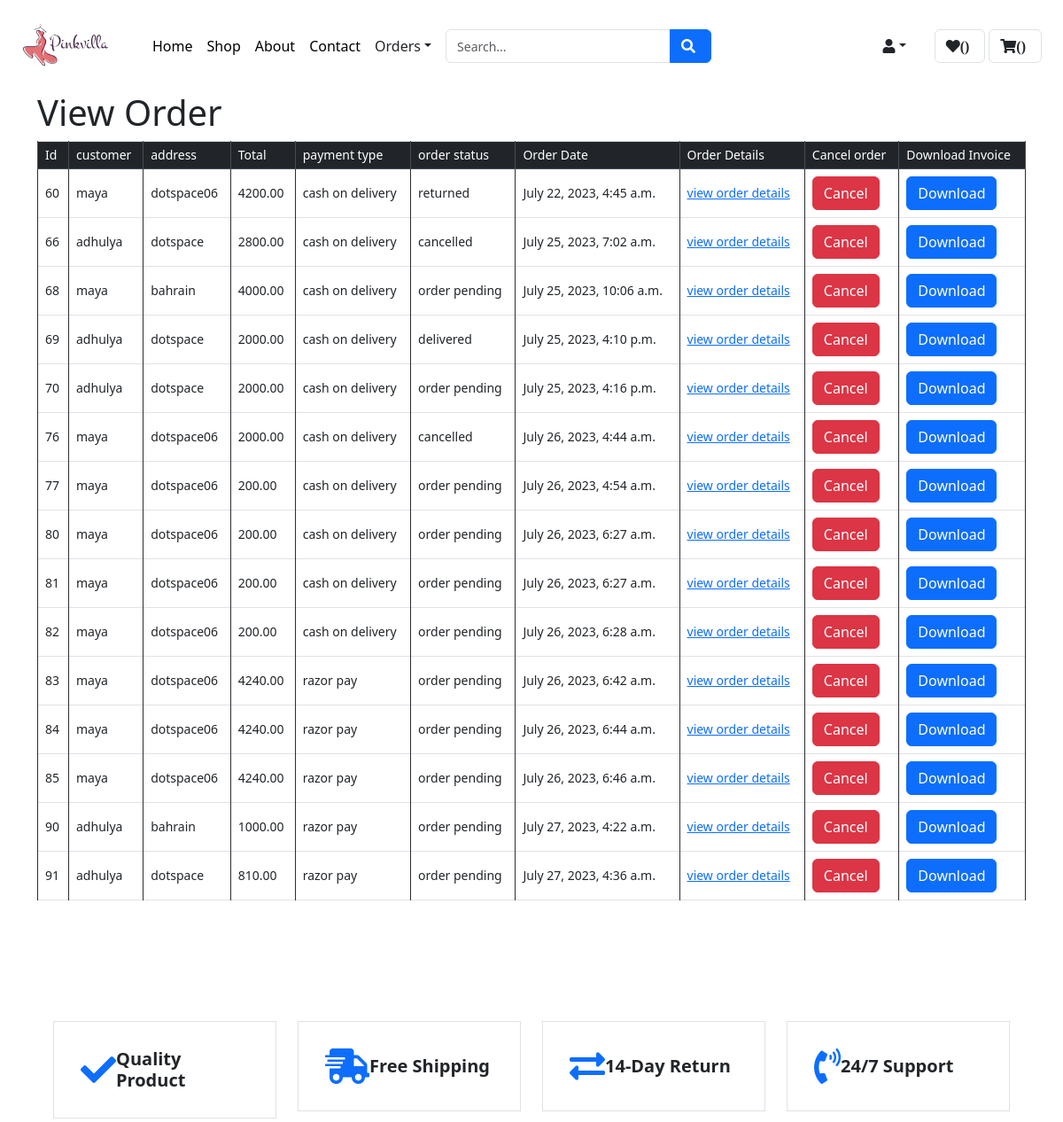
Before: /view_order/ (upper part) with the older database file.
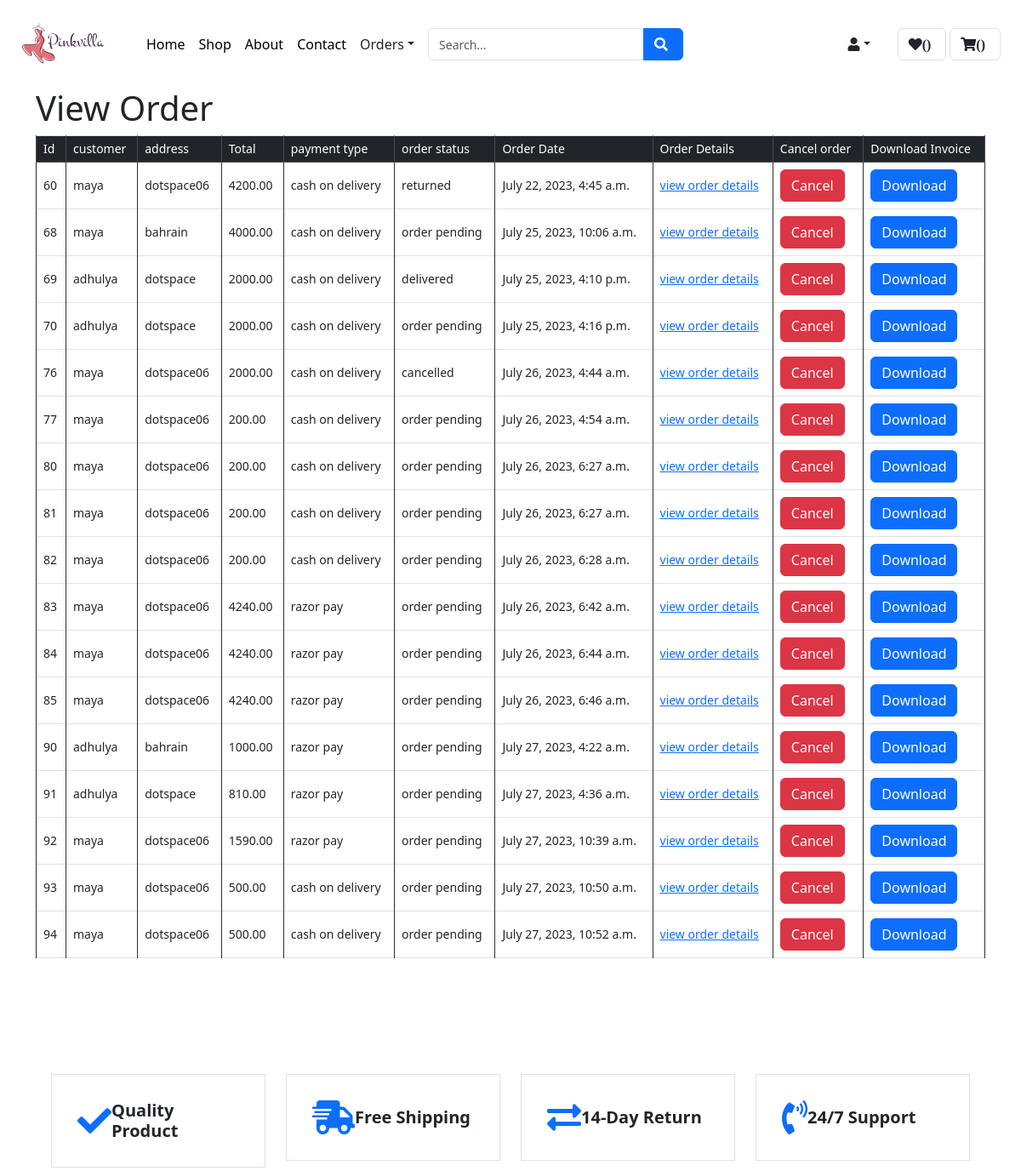
After: the same page with the newer database file.
### app1/models.py (models this page shows, shortened)
class Order(models.Model):
    ORDER_STATUS_CHOICES = (
        ('order pending','order pending'),
        ('order confirmed','order confirmed'),
        ('delivered','delivered'),
        ('returned','returned'),
        ('cancelled','cancelled')
    )
    PAYMENT_CHOICES = (
        ('cash on delivery','cash on delivery'),
        ('online payment','online payment')
    )
    customer = models.ForeignKey(custom_user,on_delete=models.SET_NULL,null=True,blank=True)
    address = models.ForeignKey(Address,on_delete=models.SET_NULL,null=True,blank=True)
    date_ordered = models.DateTimeField(auto_now_add=True)
    order_status = models.CharField(max_length=100,choices=ORDER_STATUS_CHOICES,default='order pending')
    payment_type = models.CharField(max_length=100,choices=PAYMENT_CHOICES,default='cash on delivery')
    total = models.DecimalField(max_digits=10,decimal_places=2,default=0)
    coupon = models.ForeignKey(Coupon, on_delete=models.SET_NULL,null=True,blank= True)

class custom_user(models.Model):
    id = models.AutoField(primary_key=True)
    first_name = models.CharField(max_length=255)
    username = models.CharField(max_length=255)
    is_superuser = models.BooleanField(default=False)
    email = models.CharField(max_length=255)
    password = models.CharField(max_length=255)
    phone_number = models.CharField(max_length=20, blank=True, null=True)
    status =  models.BooleanField(default=True)

class Address(models.Model):
    username = models.ForeignKey(custom_user, on_delete=models.CASCADE)
    flat = models.CharField(max_length=255)
    locality = models.CharField(max_length=255)
    city = models.CharField(max_length=255)
    pincode = models.CharField(max_length=20, blank=True, null=True)
    state = models.CharField(max_length=255)
    def __str__(self):
        return self.flat

### app1/views.py (the view)
# urls.py: path('view_order/',views.view_order,name = 'view_order'),
def view_order(request):
    orderobj = Order.objects.all()
    context = {
        "orderobj":orderobj
    }
    return render(request, 'view_order.html',context )

### app1/templates/view_order.html (shortened to what this page needs)
{% extends 'user_product.html' %}
            {% load static %}
                {% block main-content %}
                <div class="container">
                    <h1>View Order</h1>
                    <table class="table table-bordered">
                        <thead class="thead-dark">
                            <tr>
                                <th>Id</th>
                                <th>customer</th>
                                <th>address</th>
                                <th>Total</th>
                                <th>payment type</th>
                                <th>order status</th>
                                <th>Order Date</th>
                                <th>Order Details</th>
                                <th>Cancel order</th>
                                <th>Download Invoice</th>
                            </tr>
                        </thead>
                        <tbody>
                            {% for order in orderobj %}
                            <tr>
                                <td>{{ order.id }}</td>
                                <td>{{ order.customer.username }}</td>
                                <td>{{ order.address }}</td>
                                <td>{{ order.total }}</td>
                                <td>{{ order.payment_type }}</td>
                                <td>{{order.order_status}}</td>
                                <td>{{order.date_ordered }}</td>
                            <td><a href="{% url 'userorder_items' order.id %}">view order details</a></td>
                            <td> <button type="button" onclick="cancelOrder({{ order.id }})" class="btn btn-danger">Cancel  </button></td>
                            <td><a href="{% url 'download_invoice' order.id %}" class="btn btn-primary">Download</a></td>
                            </tr>
                            {% endfor %}
                        </tbody>
                    </table>
                </div>
                {% endblock main-content %}

### app1/templates/user_product.html (shortened to what this page needs)
{% extends 'user_home.html' %}
{% load static %}

### app1/templates/user_home.html (shortened to what this page needs)
<!DOCTYPE html>
<html lang="en">
  {% load static %}
<head>
    <link href="https://cdnjs.cloudflare.com/ajax/libs/font-awesome/5.10.0/css/all.min.css" rel="stylesheet">
    <link href="lib/owlcarousel/assets/owl.carousel.min.css" rel="stylesheet">
    <link href="/static/app/css/style.min.css" rel="stylesheet">
    <link href="{% static 'app/css/style.css' %}" rel="stylesheet">
    <link href="https://cdn.jsdelivr.net/npm/bootstrap@5.3.0/dist/css/bootstrap.min.css" rel="stylesheet">
</head>
<body>
    <div class="row align-items-center py-1 px-xl-4">
        <div class="d-flex align-items-center">
            <div class="mr-5 d-none d-lg-block">
                <a href="" class="text-decoration-none">
                    <h1 class="mb-3 display-5 font-weight-semi-bold">
                             <img src="{% static "app/img/product/logo2.png" %}" alt="Logo" class="img-fluid"  style="width: 100px; height: auto; ">
                    </h1>
                </a>
            </div>
            <div class="mr-3">
                <a href="{% url 'userhome' %}" style="text-decoration: none;">
                    <button type="button" style="border: none; background: none; padding: 0; cursor: pointer;">Home</button>
                </a>
            </div>
            <div class="mr-3">
                <a href="{% url 'shop' %}" style="text-decoration: none;">
                    <button type="button" style="border: none; background: none; padding: 0; cursor: pointer;">Shop</button>
                </a>
            </div>
            <div class="mr-3">
                <a href="{% url 'about' %}" style="text-decoration: none;">
                    <button type="button" style="border: none; background: none; padding: 0; cursor: pointer;">About</button>
                </a>
            </div>
            <div class="mr-3">
                <a href="{% url 'contact' %}" style="text-decoration: none;">
                    <button type="button" style="border: none; background: none; padding: 0; cursor: pointer;">Contact</button>
                </a>
            </div>
            <div class="nav-item dropdown mr-3">
                <a href="#" class="nav-link dropdown-toggle" data-toggle="dropdown">Orders</a>
            </div>
            {% block search %}
                    <form action="" method="POST" class="flex-grow-1">
                        <div class="input-group" style="width: 300px;">
                            <input type="text" class="form-control" name="search" placeholder="Search...">
                            <div class="input-group-append">
                                <button type="submit" class="btn btn-primary">
                                    <i class="fa fa-search"></i>
                                </button>
                            </div>
                        </div>
                    </form>
            {% endblock search %}
                <div class="nav-item dropdown mr-3">
                    <a href="#" class="nav-link dropdown-toggle " data-toggle="dropdown"><i class="fa fa-user" aria-hidden="true"></i></a>
                </div>
                <a href="{% url 'wishlist' %}" class="btn border ml-3">
                    <i class="fas fa-heart">({{ wishlist_count }})</i>
                </a>
                <a href="{% url 'show-cart' %}" class="btn border ml-1">
                    <i class="fas fa-shopping-cart">({{ cart_count }})</i>
                </a>
            </div>
        </div>
   {% block main-content%}{% endblock main-content%}
    <br>
    <br>
    <br>
     <div class="container-fluid pt-5">
        <div class="row px-xl-5 pb-3">
            <div class="col-lg-3 col-md-6 col-sm-12 pb-1">
                <div class="d-flex align-items-center border mb-4" style="padding: 30px;">
                    <h1 class="fa fa-check text-primary m-0 mr-3"></h1>
                    <h5 class="font-weight-semi-bold m-0">Quality Product</h5>
                </div>
            </div>
            <div class="col-lg-3 col-md-6 col-sm-12 pb-1">
                <div class="d-flex align-items-center border mb-4" style="padding: 30px;">
                    <h1 class="fa fa-shipping-fast text-primary m-0 mr-2"></h1>
                    <h5 class="font-weight-semi-bold m-0">Free Shipping</h5>
                </div>
            </div>
            <div class="col-lg-3 col-md-6 col-sm-12 pb-1">
                <div class="d-flex align-items-center border mb-4" style="padding: 30px;">
                    <h1 class="fas fa-exchange-alt text-primary m-0 mr-3"></h1>
                    <h5 class="font-weight-semi-bold m-0">14-Day Return</h5>
                </div>
            </div>
            <div class="col-lg-3 col-md-6 col-sm-12 pb-1">
                <div class="d-flex align-items-center border mb-4" style="padding: 30px;">
                    <h1 class="fa fa-phone-volume text-primary m-0 mr-3"></h1>
                    <h5 class="font-weight-semi-bold m-0">24/7 Support</h5>
                </div>
            </div>
        </div>
    </div>
</body>
</html>

Changed rows visible on the page:
removed Order: id "66", customer.username "adhulya", address "dotspace", total "2800.00", payment_type "cash on delivery", order_status "cancelled", date_ordered "July 25, 2023, 7:02 a.m."
added Order: id "92", customer.username "maya", address "dotspace06", total "1590.00", payment_type "razor pay", order_status "order pending", date_ordered "July 27, 2023, 10:39 a.m."
added Order: id "93", customer.username "maya", address "dotspace06", total "500.00", payment_type "cash on delivery", order_status "order pending", date_ordered "July 27, 2023, 10:50 a.m."
added Order: id "94", customer.username "maya", address "dotspace06", total "500.00", payment_type "cash on delivery", order_status "order pending", date_ordered "July 27, 2023, 10:52 a.m."
